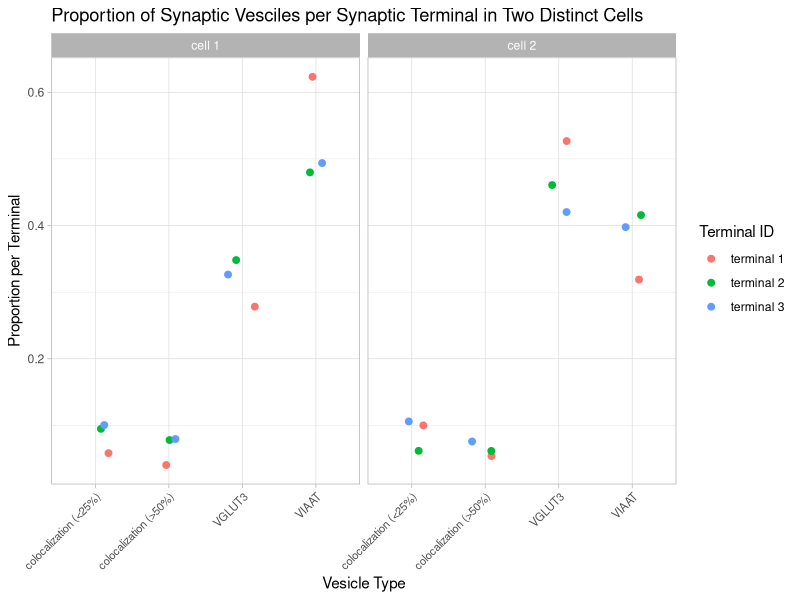
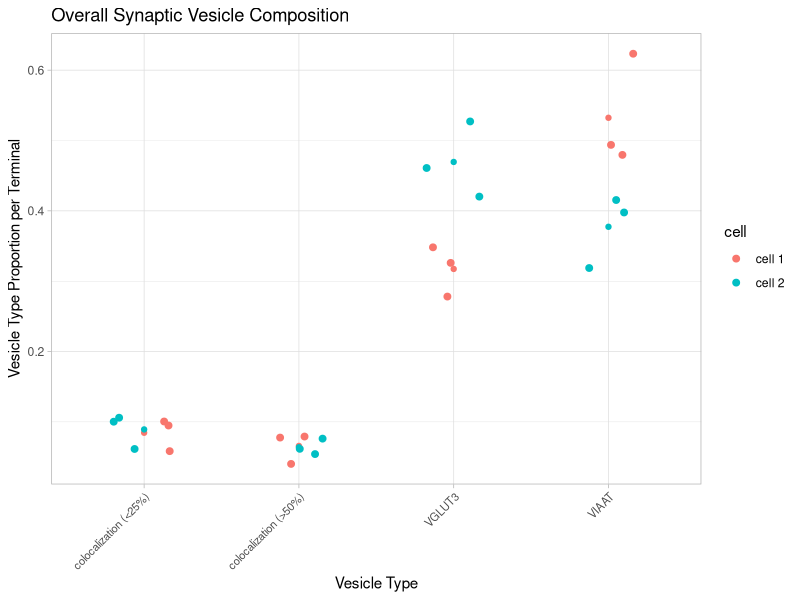

These charts were generated, in order, by the following R code:
library(tidyverse)
library(ggplot2)

### ACA: insert text.

dataset_one <- read.csv("synaptic_terminal_data_one.csv")

dataset_two <- read.csv("synaptic_terminal_data_two.csv")

### ACA: insert text. Normalize vesicle type data within each synaptic terminal.

dataset_one_normalized <- dataset_one |> 
  group_by(synaptic.terminal.id) |> 
  mutate(total_vesicles = sum(count),
         proportion = count / total_vesicles) |> 
  ungroup()


dataset_two_normalized <- dataset_two |> 
  group_by(synaptic.terminal.id) |> 
  mutate(total_vesicles = sum(count),
         proportion = count / total_vesicles) |> 
  ungroup()

### ACA: combining the two datasets into one data frame.
### ACA: I used bind_rows(). Not sure if there is a better option.

dataset_all_normalized <-  bind_rows(
  dataset_one_normalized |> mutate(cell = "cell 1"),
  dataset_two_normalized |> mutate(cell = "cell 2")
)

ggplot(dataset_all_normalized, aes(synaptic.vesicle.type, proportion, color = synaptic.terminal.id)) +
  geom_point(size = 2,  position = position_jitter(width = 0.2)) +
  facet_wrap(~ cell) +
  labs(x = "Vesicle Type",
       y = "Proportion per Terminal",
       color = "Terminal ID",
       title = "Proportion of Synaptic Vesciles per Synaptic Terminal in Two Distinct Cells"
  ) +
  theme_light() +
  theme(axis.text.x = element_text(size = 8, angle = 45, hjust = 1))


### ACA: I am not too familiar with statistical tests, and I wasn't sure what test to use to compare the proportion of synaptic vesicle type between synaptic terminals and cells.

### ACA: I want to compare and check if there are differences in the proportion of synaptic vesicle type per cell. I wanted to use a t-test to test the average proportions between the two different cells, but I don't think my data is normally distributed and I'm unsure what non-parametric tests to use.

cell_means <- dataset_all_normalized |> 
  group_by(cell, synaptic.vesicle.type) |> 
  summarize(mean_proportion = mean(proportion))

### ACA: individual terminal data and individual cell data.
ggplot(dataset_all_normalized, aes(synaptic.vesicle.type, proportion, color = cell)) +
  geom_point(size = 2, position = position_jitter(width = 0.2)) +
  geom_point(data = cell_means, aes(y = mean_proportion)) +
  labs(
    x = "Vesicle Type",
    y = "Vesicle Type Proportion per Terminal",
    title = "Overall Synaptic Vesicle Composition"
  ) +
  theme_light() +
  theme(axis.text.x = element_text(size = 8, angle = 45, hjust = 1))


  
